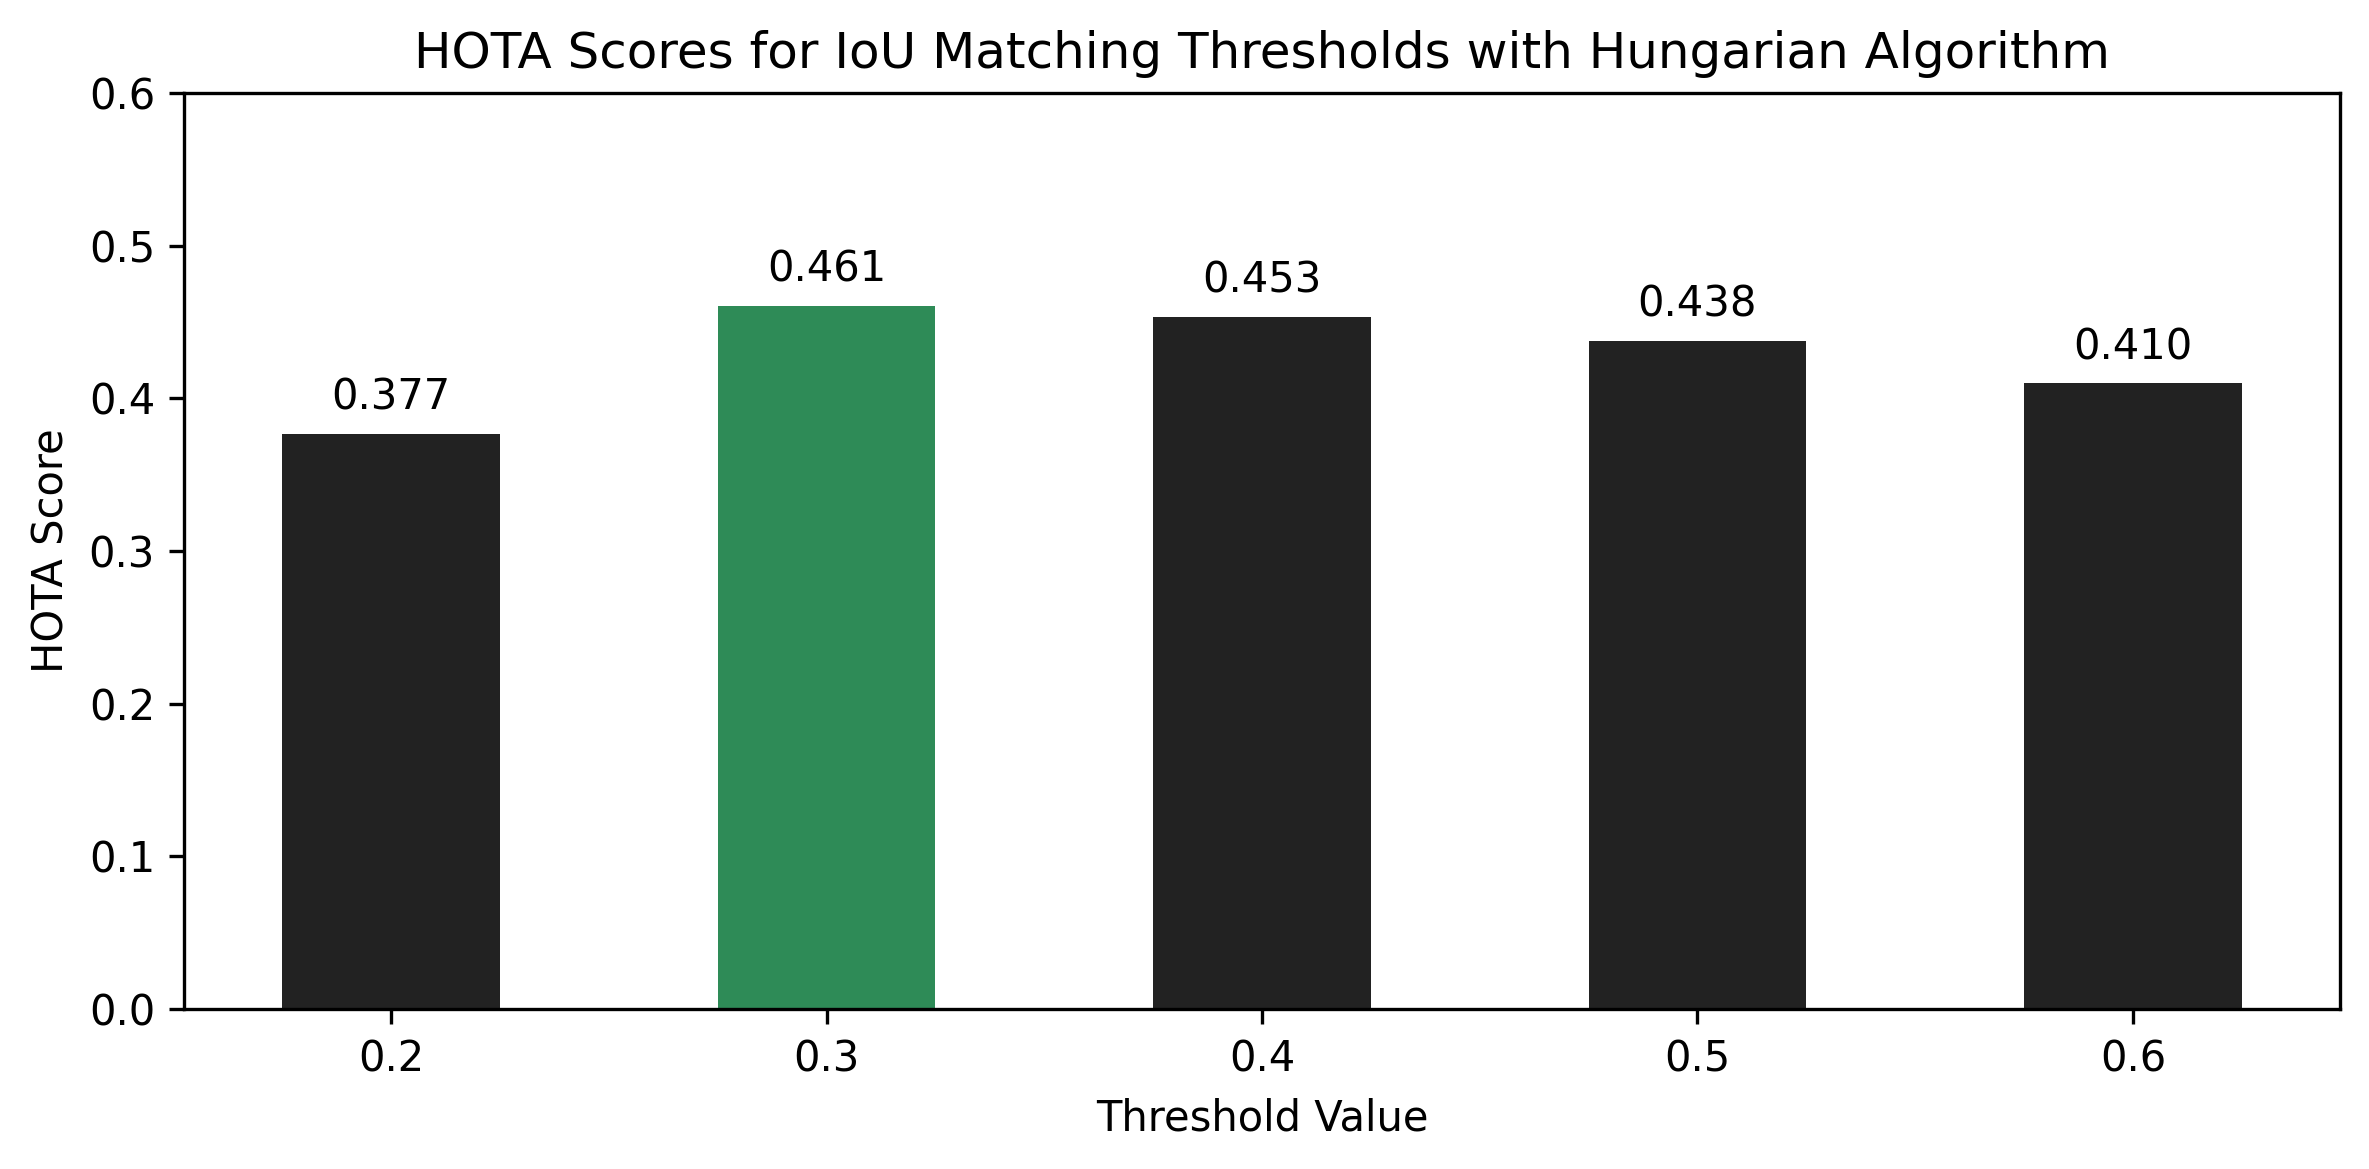

The Python source for this figure:
import matplotlib.pyplot as plt
import numpy as np

# Categories (e.g., threshold values or evaluation bins)
categories = ['0.2', '0.3', '0.4', '0.5', '0.6']
num_categories = len(categories)
num_groups = 1  # e.g., 4 different methods or variants

# Dummy data: shape (num_groups, num_bars)
data = np.array([
    [0.37682, 0.46055, 0.45327, 0.43790, 0.40985],  # IoU Singly Thresholded
])

# Plotting setup
bar_width = 0.2
intra_group_gap = 0.02
group_width = num_groups * bar_width + (num_groups - 1) * intra_group_gap

x_centers = np.arange(num_categories) * (group_width + 0.2)  # 0.2 is gap between groups

fig, ax = plt.subplots(figsize=(8, 4))

# Get index of max value
best_idx = np.argmax(data[0])
highlight_color = '#2E8B57'

# Plot bars
for i in range(num_groups):
    offsets = i * (bar_width + intra_group_gap)
    x_positions = x_centers + offsets - group_width / 2 + bar_width / 2

    # Set colors: default grey, best gets green
    colors = ['#222222'] * num_categories
    colors[best_idx] = highlight_color

    bars = ax.bar(x_positions, data[i], width=bar_width, color=colors)

    # Add values above each bar
    for x, height in zip(x_positions, data[i]):
        ax.text(x, height + 0.01, f'{height:.3f}', ha='center', va='bottom', fontsize=10)

# Set x-ticks in the center of each group
ax.set_xticks(x_centers)
ax.set_xticklabels(categories)
ax.set_xlabel('Threshold Value')
ax.set_ylabel('HOTA Score')
ax.set_title('HOTA Scores for IoU Matching Thresholds with Hungarian Algorithm')
ax.set_ylim(0, 0.6)

plt.tight_layout()
# plt.show()

plt.savefig('Desktop/KCF_YOLO/results/figures/threshold_scan_matching/hungarian_1_matching_types.png', dpi=300, bbox_inches='tight')
